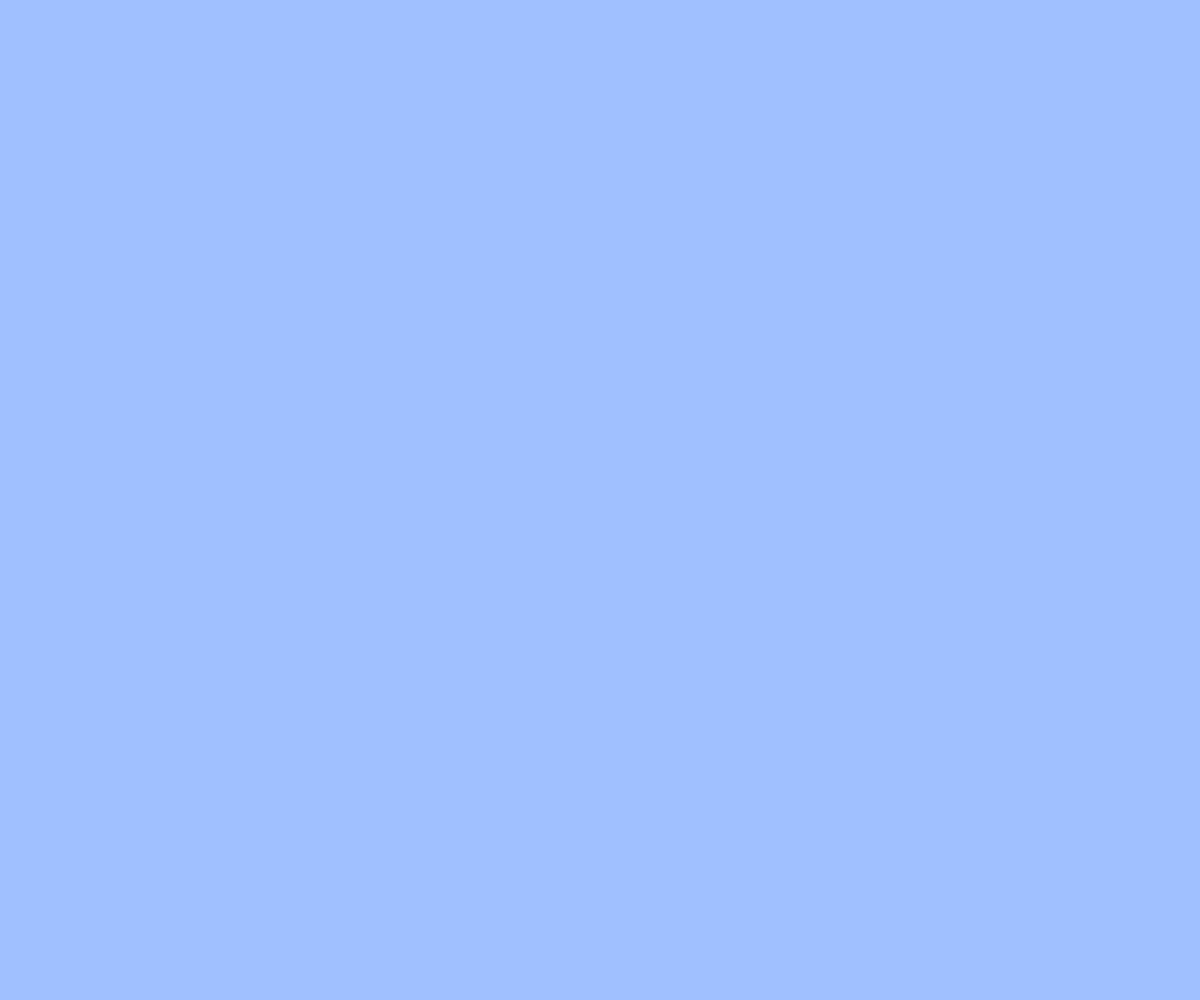
Frame 1 (no input)
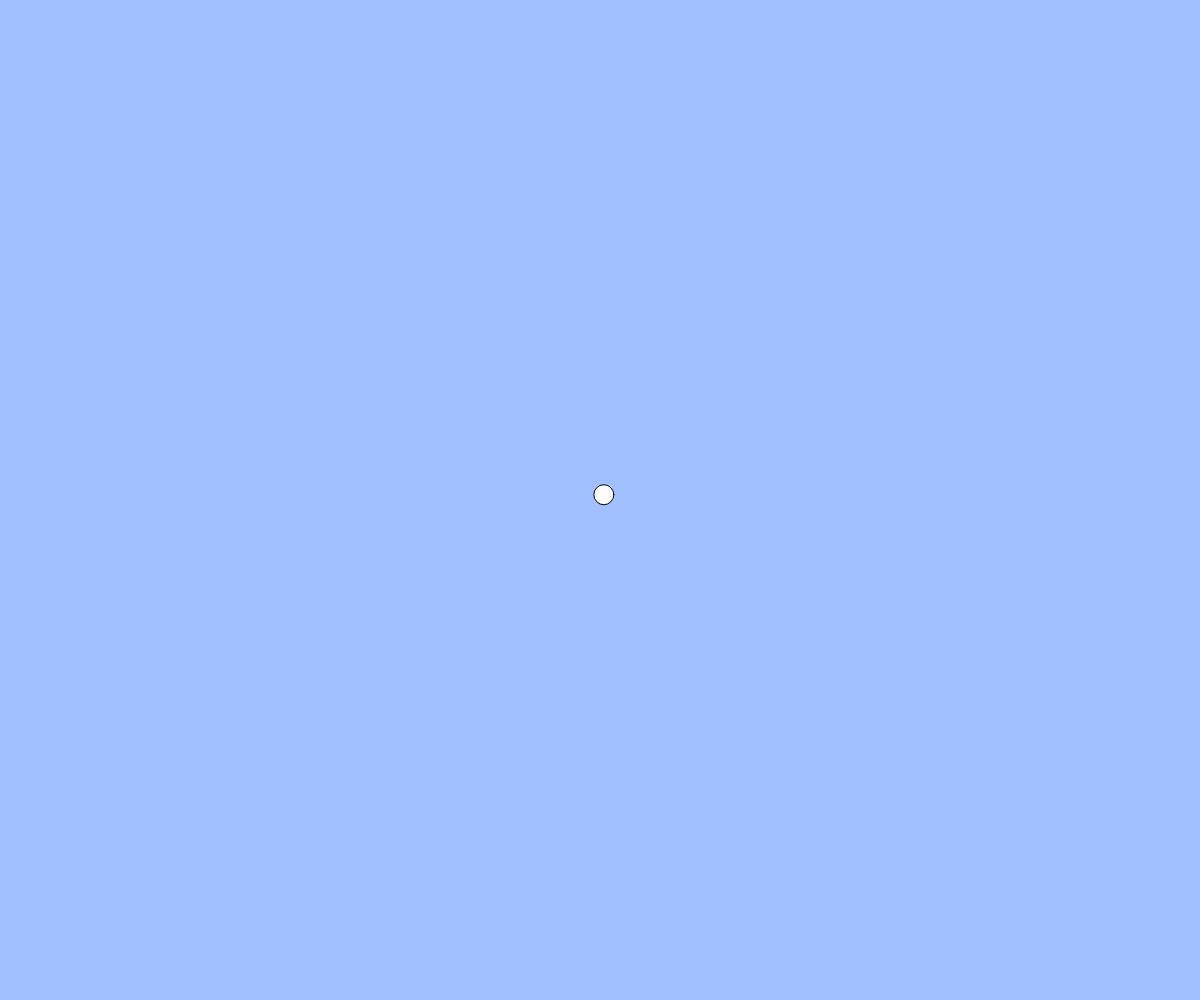
Frame 60 (no input)
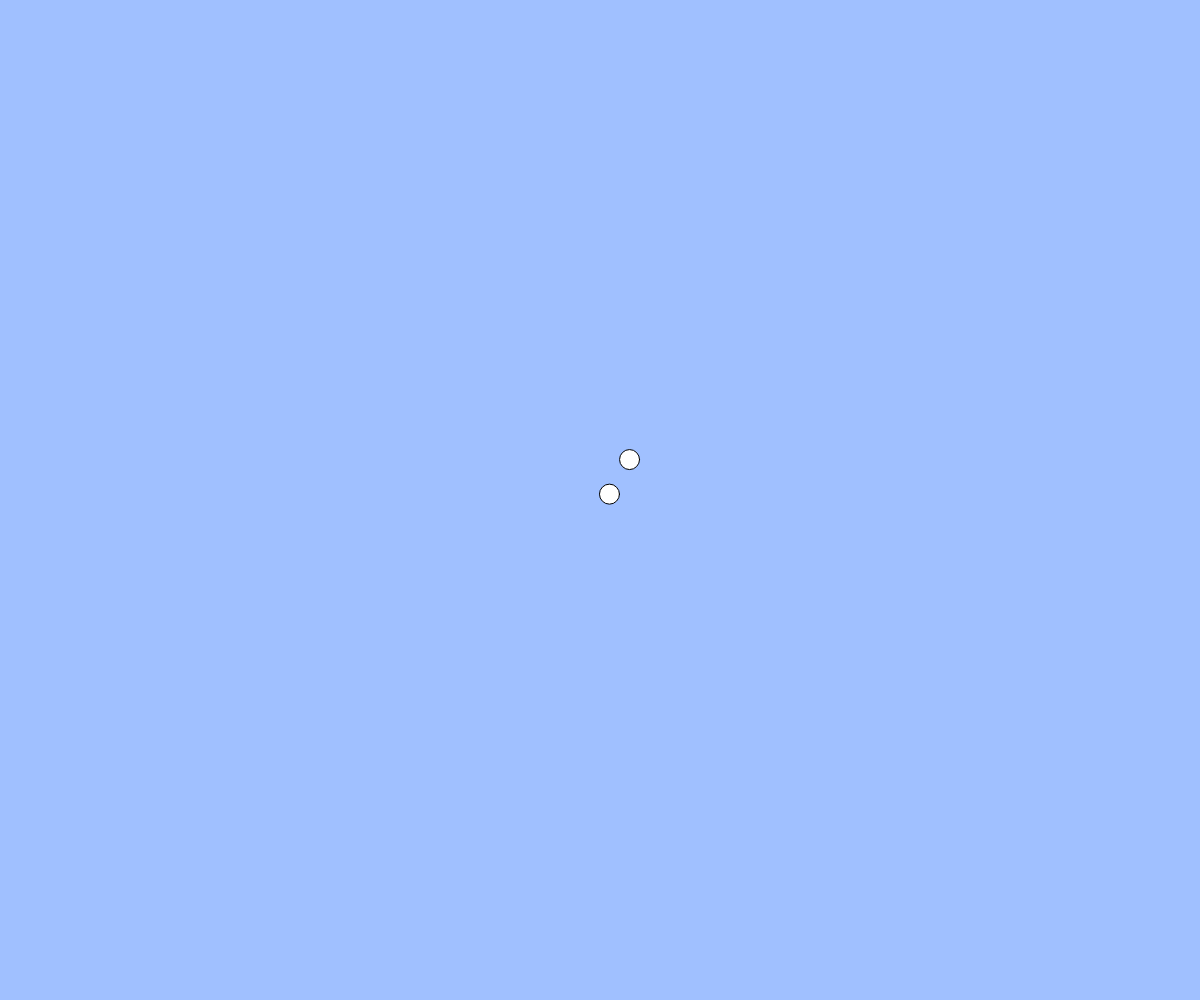
Frame 120 (the mouse pressed at the canvas centre since frame 60)

The p5.js sketch that drew these frames (run headless with seeded random() and noise() and a simulated clock; from frame 60 on, the mouse is pressed at the canvas centre):

// p5.js sketch
// ── sketch.js
//　テキスト「オブジェクト」
// 練習問題：ボールのサイズをランダムに変更してみよう
// 練習問題：何も操作しなくてもボールが湧いてくる機能を追加しよう

let balls;
let count;

function setup(){
  createCanvas(windowWidth, windowHeight);
  balls = [];
  count = 0;
  }

function draw(){
  count++;
  background(160, 192, 255);
  for(let i = 0; i < balls.length; i++){
    let b = balls[i];
    ellipse(b.x, b.y, b.size);
    b.x += b.vx;
    b.y += b.vy;
  }

if (count%50==0){
  const b = { x: width/2, y: height/2, size: 20, vx: random(-1,1), vy: random(2)-1};
  balls.push(b);
}
}

function mouseDragged(){
  const dx = mouseX - pmouseX;
  const dy = mouseY - pmouseY;
  if(mag(dx, dy) > 5){
    const b = { x: mouseX, y: mouseY, size: random(20,30), vx: dx, vy: dy };
    balls.push(b);
  }
}

function windowResized(){
  resizeCanvas(windowWidth, windowHeight);
}
